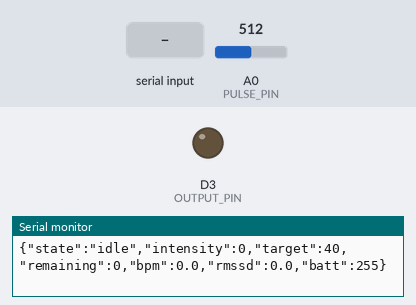
Bench run of a sketch on a simulated STM32 Nucleo. On the bench: output pins drawn as LEDs (lit = HIGH), the last lines printed to the serial monitor. The inputs (shaded band) are chosen by the test bench; at power-on: A0 (PULSE_PIN) = 512.

Above: at 1.5 s.
1.6 s: "START:150\n" received over Serial
At 3.6 s:
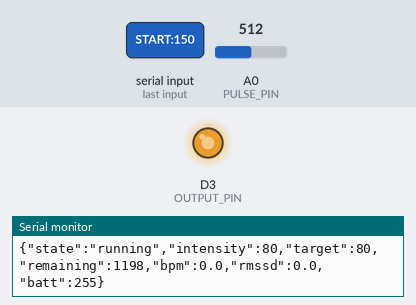
4.6 s: "STOP:1\n" received over the second serial link
7.6 s: "START\n" received over Serial
At 10.1 s:
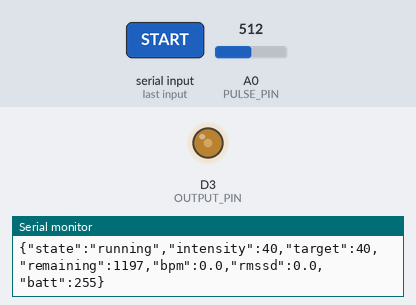
10.6 s: "STOP90\n" received over the second serial link
13.6 s: "START:1\n" received over the second serial link
At 15.6 s:
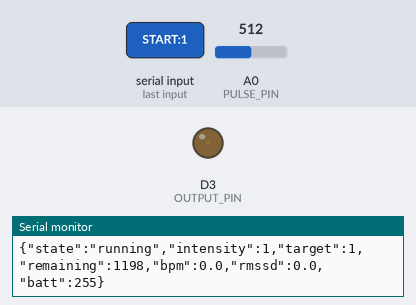
16.6 s: "SET:45\n" received over Serial
At 16.9 s:
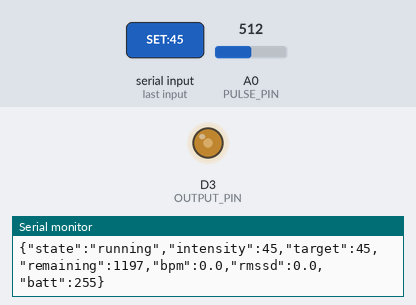
Timing chart, 0 to 19.1 s (numbered marks = the images above; inputs shaded):
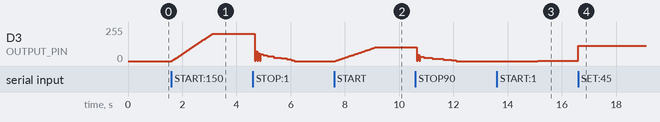

Measured:
- after the input at 1.6 s, D3 (OUTPUT_PIN): moves from 0/255 to 204/255 over 1.5 s, starting at once
- after the input at 7.6 s, D3 (OUTPUT_PIN): moves from 0/255 to 102/255 over 1.5 s, starting at once
- after the input at 13.6 s, D3 (OUTPUT_PIN): 0/255 → 2/255 after 1.5 s
- after the input at 16.6 s, D3 (OUTPUT_PIN): 2/255 → 114/255 at once

The sketch:

stm32_session_controller.ino
```cpp
/*
 * AlphaX — STM32 Session Controller
 * Board: NUCLEO-F303RE   (Arduino core for STM32: "STM32 boards" package,
 *                         Board part number = "Nucleo F303RE")
 * Team AlphaX, BMED 2310
 *
 * ROLE
 *   This is the brain. It owns the session state machine, the safety limits,
 *   and the physiological measurement. It talks to the ESP32 over UART; the
 *   ESP32 just relays to the phone.
 *
 * WIRING
 *   D3  (PB3)  -> LT1637 stage control input   (PWM, see note below)
 *   A0  (PA0)  <- pulse sensor analog out       (optional, for HRV)
 *   D8  (PA9)  -> ESP32 GPIO16 (RX2)            UART TX
 *   D2  (PA10) <- ESP32 GPIO17 (TX2)            UART RX
 *   GND        <-> ESP32 GND  AND  <-> 9 V board GND     REQUIRED
 *
 * ABOUT THE OUTPUT PIN
 *   Your LT1637 board runs from the 9 V battery and drives the haptic
 *   transducer. This pin does NOT power the transducer — it tells the op-amp
 *   stage when and how hard to run. How you connect it depends on how that
 *   stage is built:
 *
 *     a) If the op-amp is configured as an amplifier, feed this PWM through an
 *        RC low-pass (e.g. 10k + 1uF) to make a 0-3.3 V analog control voltage
 *        into the op-amp input. Smooth DC in, proportional drive out.
 *
 *     b) If the stage is an oscillator that is simply on or off, use this pin
 *        as a digital enable through a transistor or analog switch.
 *
 *   Either way, the 9 V rail and the 3.3 V logic must share a ground and must
 *   never be tied together on any other node.
 *
 * SAFETY
 *   MAX_INTENSITY and MAX_SESSION_MIN are the software guardrails. They are
 *   not a substitute for a hardware current limit on the output stage. Keep
 *   both, and have the circuit reviewed before anything touches skin.
 */

// ---------------------------------------------------------------- config ---

#define OUTPUT_PIN   PB3     // D3  — control into LT1637 stage
#define PULSE_PIN    PA0     // A0  — analog pulse sensor (optional)

HardwareSerial LinkSerial(PA10, PA9);   // RX, TX  -> to ESP32

const uint8_t  MAX_INTENSITY    = 80;    // percent — hard cap
const uint16_t MAX_SESSION_MIN  = 60;    // minutes — auto shut-off ceiling
const uint16_t RAMP_MS          = 1500;  // soft start / soft stop
const uint16_t STATUS_PERIOD_MS = 500;   // status push rate
const uint16_t SAMPLE_PERIOD_MS = 10;    // 100 Hz pulse sampling

// ----------------------------------------------------------------- state ---

enum SessionState { IDLE, RAMPING_UP, RUNNING, RAMPING_DOWN };

SessionState state           = IDLE;
uint8_t      targetIntensity = 40;
uint8_t      liveIntensity   = 0;
uint16_t     sessionMinutes  = 20;
uint32_t     sessionStartMs  = 0;
uint32_t     rampStartMs     = 0;
uint32_t     lastStatusMs    = 0;
uint32_t     lastSampleMs    = 0;

String       rxLine = "";

// ------------------------------------------------------- pulse  +  HRV -----

const uint8_t IBI_BUFFER = 12;
uint16_t ibiBuf[IBI_BUFFER] = {0};
uint8_t  ibiCount = 0, ibiIndex = 0;

uint32_t lastBeatMs     = 0;
int      signalBaseline = 512;
int      signalPeak     = 512;
bool     aboveThreshold = false;
float    currentBPM     = 0;
float    currentRMSSD   = 0;

void recordBeat(uint32_t nowMs) {
  if (lastBeatMs == 0) { lastBeatMs = nowMs; return; }
  uint32_t ibi = nowMs - lastBeatMs;
  lastBeatMs = nowMs;

  if (ibi < 300 || ibi > 2000) return;     // reject artifacts (200 / 30 bpm)

  ibiBuf[ibiIndex] = (uint16_t)ibi;
  ibiIndex = (ibiIndex + 1) % IBI_BUFFER;
  if (ibiCount < IBI_BUFFER) ibiCount++;

  uint32_t sum = 0;
  for (uint8_t i = 0; i < ibiCount; i++) sum += ibiBuf[i];
  currentBPM = 60000.0f / (sum / (float)ibiCount);

  // RMSSD — root mean square of successive differences. Rises with
  // parasympathetic activity, which is the effect our device claims.
  if (ibiCount >= 3) {
    float sq = 0; uint8_t pairs = 0;
    for (uint8_t i = 1; i < ibiCount; i++) {
      uint8_t a = (ibiIndex + i - 1) % IBI_BUFFER;
      uint8_t b = (ibiIndex + i) % IBI_BUFFER;
      float d = (float)ibiBuf[b] - (float)ibiBuf[a];
      sq += d * d; pairs++;
    }
    if (pairs) currentRMSSD = sqrt(sq / pairs);
  }
}

void samplePulse() {
  int raw = analogRead(PULSE_PIN);          // 0..1023 by default on this core

  signalBaseline = (signalBaseline * 31 + raw) / 32;
  if (raw > signalPeak) signalPeak = raw;
  else signalPeak = (signalPeak * 255 + raw) / 256;

  int threshold = signalBaseline + (signalPeak - signalBaseline) / 2;
  uint32_t now = millis();

  if (!aboveThreshold && raw > threshold && (now - lastBeatMs) > 300) {
    aboveThreshold = true;
    recordBeat(now);
  } else if (aboveThreshold && raw < threshold) {
    aboveThreshold = false;
  }
}

// ---------------------------------------------------------------- output ---
// The ONLY function that touches the output stage. Change the body here if
// the LT1637 board needs a digital enable instead of a proportional level.

void applyOutput(uint8_t percent) {
  if (percent > MAX_INTENSITY) percent = MAX_INTENSITY;
  liveIntensity = percent;
  analogWrite(OUTPUT_PIN, (int)((uint32_t)percent * 255 / 100));
}

void stopOutputNow() {
  analogWrite(OUTPUT_PIN, 0);
  liveIntensity = 0;
}

// -------------------------------------------------------------- sessions ---

void startSession(uint8_t intensity, uint16_t minutes) {
  if (intensity > MAX_INTENSITY) intensity = MAX_INTENSITY;
  if (minutes == 0 || minutes > MAX_SESSION_MIN) minutes = 20;
  targetIntensity = intensity;
  sessionMinutes  = minutes;
  sessionStartMs  = millis();
  rampStartMs     = millis();
  state           = RAMPING_UP;
}

void stopSession() {
  if (state == IDLE) return;
  rampStartMs = millis();
  state = RAMPING_DOWN;
}

void updateSession() {
  uint32_t now = millis();

  switch (state) {
    case RAMPING_UP: {
      uint32_t e = now - rampStartMs;
      if (e >= RAMP_MS) { applyOutput(targetIntensity); state = RUNNING; }
      else applyOutput((uint8_t)((uint32_t)targetIntensity * e / RAMP_MS));
      break;
    }
    case RUNNING:
      if ((now - sessionStartMs) >= (uint32_t)sessionMinutes * 60000UL) stopSession();
      else if (liveIntensity != targetIntensity) applyOutput(targetIntensity);
      break;

    case RAMPING_DOWN: {
      uint32_t e = now - rampStartMs;
      if (e >= RAMP_MS) { stopOutputNow(); state = IDLE; }
      else {
        uint8_t from = liveIntensity ? liveIntensity : targetIntensity;
        applyOutput((uint8_t)((uint32_t)from * (RAMP_MS - e) / RAMP_MS));
      }
      break;
    }
    case IDLE:
    default: break;
  }
}

uint16_t remainingSeconds() {
  if (state == IDLE) return 0;
  uint32_t total = (uint32_t)sessionMinutes * 60000UL;
  uint32_t el    = millis() - sessionStartMs;
  return (el >= total) ? 0 : (uint16_t)((total - el) / 1000);
}

const char *stateName() {
  switch (state) {
    case IDLE: return "idle";
    case RAMPING_UP: return "ramping_up";
    case RUNNING: return "running";
    case RAMPING_DOWN: return "ramping_down";
  }
  return "unknown";
}

void sendStatus() {
  char buf[200];
  snprintf(buf, sizeof(buf),
    "{\"state\":\"%s\",\"intensity\":%u,\"target\":%u,\"remaining\":%u,"
    "\"bpm\":%.1f,\"rmssd\":%.1f,\"batt\":255}",
    stateName(), liveIntensity, targetIntensity, remainingSeconds(),
    currentBPM, currentRMSSD);

  LinkSerial.println(buf);     // to the ESP32 -> BLE -> app
  Serial.println(buf);         // to the ST-Link USB serial, for debugging
}

// -------------------------------------------------------------- commands ---
//   START:<intensity>:<minutes>
//   STOP
//   SET:<intensity>
//   HELLO

void handleCommand(String cmd) {
  cmd.trim();
  if (cmd.length() == 0) return;
  Serial.print("[cmd] "); Serial.println(cmd);

  if (cmd.startsWith("START")) {
    int c1 = cmd.indexOf(':');
    int c2 = cmd.indexOf(':', c1 + 1);
    uint8_t  inten = (c1 > 0) ? cmd.substring(c1 + 1, c2 > 0 ? c2 : cmd.length()).toInt() : 40;
    uint16_t mins  = (c2 > 0) ? cmd.substring(c2 + 1).toInt() : 20;
    startSession(inten, mins);

  } else if (cmd.startsWith("STOP")) {
    stopSession();

  } else if (cmd.startsWith("SET")) {
    int c1 = cmd.indexOf(':');
    if (c1 > 0) {
      uint8_t inten = cmd.substring(c1 + 1).toInt();
      if (inten > MAX_INTENSITY) inten = MAX_INTENSITY;
      targetIntensity = inten;
      if (state == RUNNING) applyOutput(inten);
    }
  }
  sendStatus();
}

// ------------------------------------------------------------------ main ---

void setup() {
  pinMode(OUTPUT_PIN, OUTPUT);
  stopOutputNow();

  pinMode(PULSE_PIN, INPUT_ANALOG);

  Serial.begin(115200);        // USB via ST-Link
  LinkSerial.begin(115200);    // to ESP32
  delay(300);
  Serial.println("\nAlphaX session controller ready (STM32 F303RE)");
}

void loop() {
  uint32_t now = millis();

  while (LinkSerial.available()) {
    char ch = (char)LinkSerial.read();
    if (ch == '\n' || ch == '\r') { handleCommand(rxLine); rxLine = ""; }
    else { rxLine += ch; if (rxLine.length() > 120) rxLine = ""; }
  }

  // Also accept typed commands over USB serial, handy when debugging without
  // the phone connected.
  while (Serial.available()) {
    char ch = (char)Serial.read();
    if (ch == '\n' || ch == '\r') { handleCommand(rxLine); rxLine = ""; }
    else { rxLine += ch; if (rxLine.length() > 120) rxLine = ""; }
  }

  if (now - lastSampleMs >= SAMPLE_PERIOD_MS) { lastSampleMs = now; samplePulse(); }

  updateSession();

  if (now - lastStatusMs >= STATUS_PERIOD_MS) { lastStatusMs = now; sendStatus(); }
}
```
